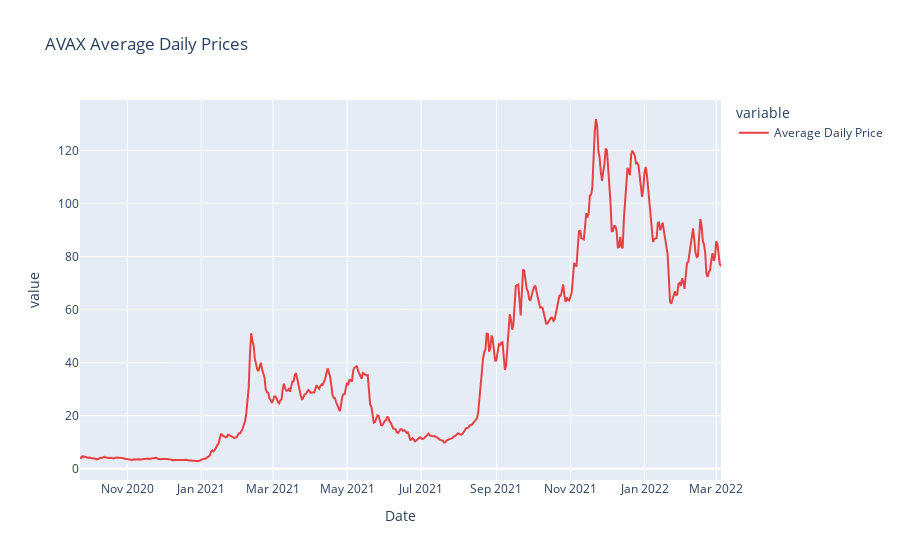
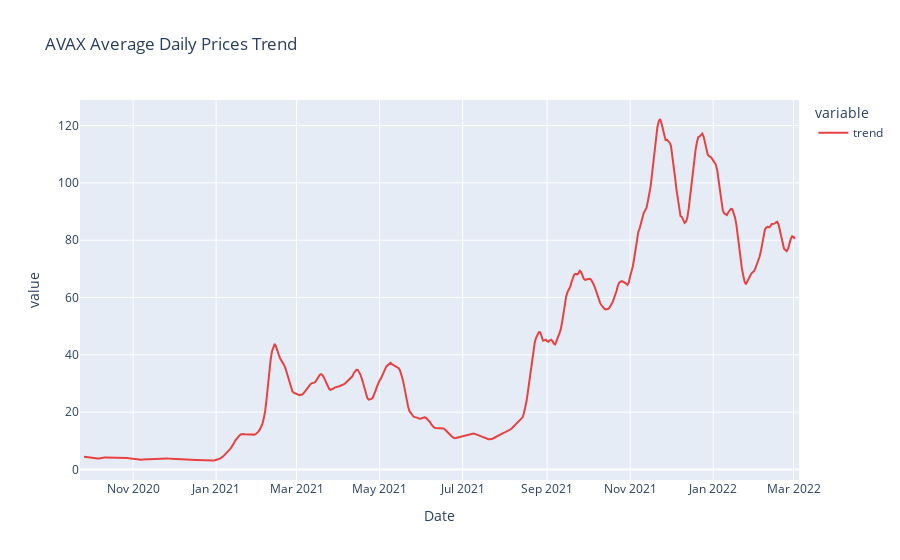
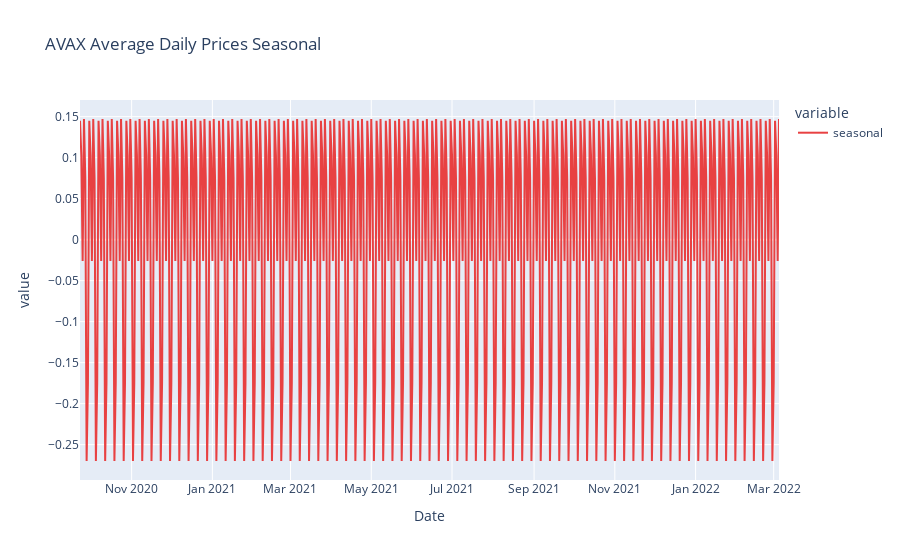
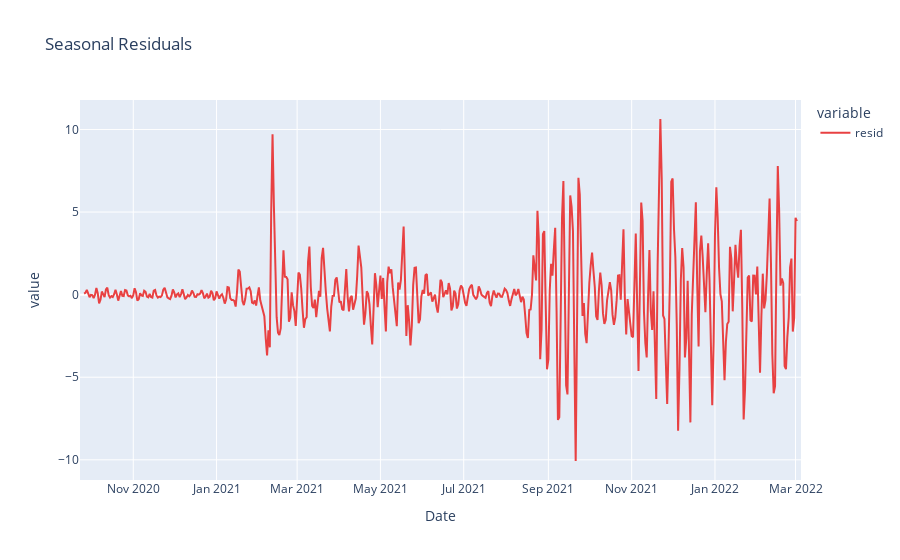

Notebook code for these charts, in order:
### Code cell
def decomp():
    """
    Perform seasonal decomposition on the avax_daily_ave dataframe.
    """
    avax_decomp = sm.tsa.seasonal_decompose(avax_daily_ave['Average Daily Price'], model='additive')
    fig = px.line(avax_decomp.observed, title='AVAX Average Daily Prices')
    fig.update_traces(line_color='#e84142')
    fig.show()
    fig = px.line(avax_decomp.trend, title='AVAX Average Daily Prices Trend')
    fig.update_traces(line_color='#e84142')
    fig.show()
    fig = px.line(avax_decomp.seasonal, title='AVAX Average Daily Prices Seasonal')
    fig.update_traces(line_color='#e84142')
    fig.show()
    fig = px.line(avax_decomp.resid, title='Seasonal Residuals')
    fig.update_traces(line_color='#e84142')
    fig.show()

decomp()

### Figure 1 — Plotly figure (JSON) as saved in the notebook; plotly's stock layout.template omitted (floating-point values rounded to 4 significant figures; data arrays with more than 128 entries replaced by an {"elided": "..."} marker saying what was removed)
{"data": [{"hovertemplate": "variable=Average Daily Price<br>Date=%{x}<br>value=%{y}<extra></extra>", "legendgroup": "Average Daily Price", "line": {"color": "#e84142", "dash": "solid"}, "mode": "lines", "name": "Average Daily Price", "orientation": "v", "showlegend": true, "type": "scatter", "x": {"elided": "529 str values"}, "xaxis": "x", "y": {"elided": "529 float values"}, "yaxis": "y"}], "layout": {"legend": {"title": {"text": "variable"}, "tracegroupgap": 0}, "title": {"text": "AVAX Average Daily Prices"}, "xaxis": {"anchor": "y", "domain": [0, 1], "title": {"text": "Date"}}, "yaxis": {"anchor": "x", "domain": [0, 1], "title": {"text": "value"}}}}

### Figure 2 — Plotly figure (JSON) as saved in the notebook; plotly's stock layout.template omitted (floating-point values rounded to 4 significant figures; data arrays with more than 128 entries replaced by an {"elided": "..."} marker saying what was removed)
{"data": [{"hovertemplate": "variable=trend<br>Date=%{x}<br>value=%{y}<extra></extra>", "legendgroup": "trend", "line": {"color": "#e84142", "dash": "solid"}, "mode": "lines", "name": "trend", "orientation": "v", "showlegend": true, "type": "scatter", "x": {"elided": "529 str values"}, "xaxis": "x", "y": {"elided": "529 float values"}, "yaxis": "y"}], "layout": {"legend": {"title": {"text": "variable"}, "tracegroupgap": 0}, "title": {"text": "AVAX Average Daily Prices Trend"}, "xaxis": {"anchor": "y", "domain": [0, 1], "title": {"text": "Date"}}, "yaxis": {"anchor": "x", "domain": [0, 1], "title": {"text": "value"}}}}

### Figure 3 — Plotly figure (JSON) as saved in the notebook; plotly's stock layout.template omitted (floating-point values rounded to 4 significant figures; data arrays with more than 128 entries replaced by an {"elided": "..."} marker saying what was removed)
{"data": [{"hovertemplate": "variable=seasonal<br>Date=%{x}<br>value=%{y}<extra></extra>", "legendgroup": "seasonal", "line": {"color": "#e84142", "dash": "solid"}, "mode": "lines", "name": "seasonal", "orientation": "v", "showlegend": true, "type": "scatter", "x": {"elided": "529 str values"}, "xaxis": "x", "y": {"elided": "529 float values"}, "yaxis": "y"}], "layout": {"legend": {"title": {"text": "variable"}, "tracegroupgap": 0}, "title": {"text": "AVAX Average Daily Prices Seasonal"}, "xaxis": {"anchor": "y", "domain": [0, 1], "title": {"text": "Date"}}, "yaxis": {"anchor": "x", "domain": [0, 1], "title": {"text": "value"}}}}

### Figure 4 — Plotly figure (JSON) as saved in the notebook; plotly's stock layout.template omitted (floating-point values rounded to 4 significant figures; data arrays with more than 128 entries replaced by an {"elided": "..."} marker saying what was removed)
{"data": [{"hovertemplate": "variable=resid<br>Date=%{x}<br>value=%{y}<extra></extra>", "legendgroup": "resid", "line": {"color": "#e84142", "dash": "solid"}, "mode": "lines", "name": "resid", "orientation": "v", "showlegend": true, "type": "scatter", "x": {"elided": "529 str values"}, "xaxis": "x", "y": {"elided": "529 float values"}, "yaxis": "y"}], "layout": {"legend": {"title": {"text": "variable"}, "tracegroupgap": 0}, "title": {"text": "Seasonal Residuals"}, "xaxis": {"anchor": "y", "domain": [0, 1], "title": {"text": "Date"}}, "yaxis": {"anchor": "x", "domain": [0, 1], "title": {"text": "value"}}}}
